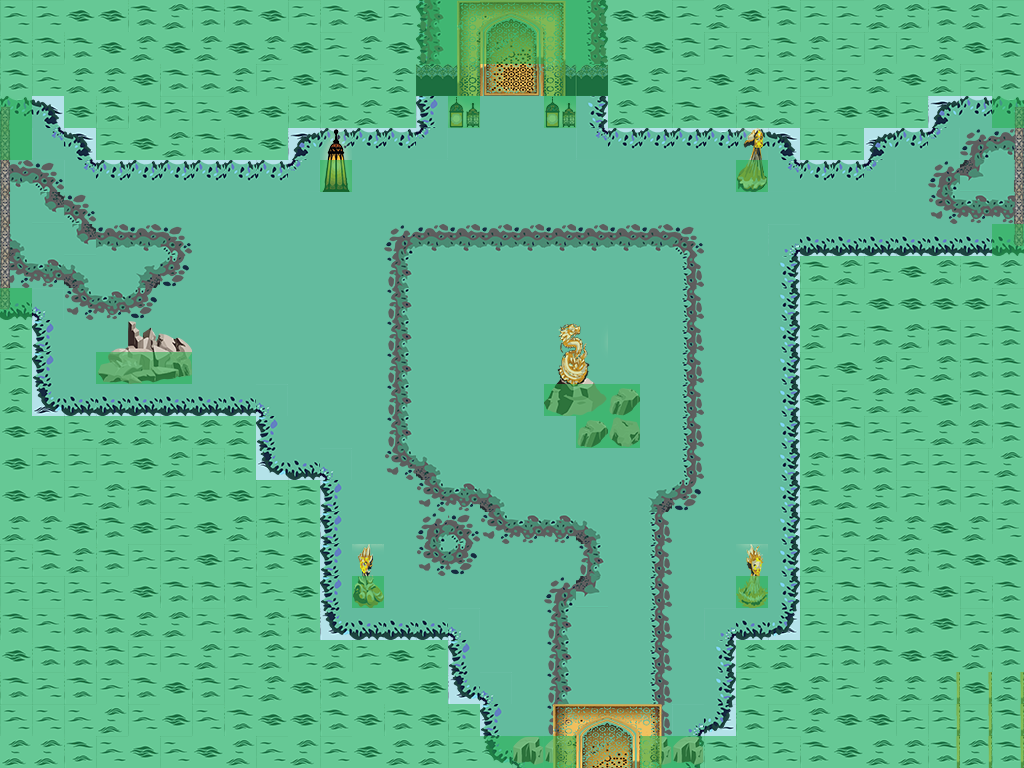

Below is a game level as drawn by its tile map, then a one-line description and the .tmx that defines it (tile-layer data replaced by summaries):
An orthogonal 32x24 tile map with 32x32 px tiles, 10 tile layers (Background, Ground, Overground, GroundObjects, ...), 8 tilesets and 11 objects (Player).

<map version="1.0" orientation="orthogonal" renderorder="right-down" width="32" height="24" tilewidth="32" tileheight="32" nextobjectid="19">
 <properties>
  <property name="unity:resource" value="True" />
 </properties>
 <tileset firstgid="1" name="coll" tilewidth="32" tileheight="32" tilecount="1" columns="1">
  <image source="../img/coll.png" width="32" height="32" />
  <tile id="0">
   <objectgroup draworder="index">
    <object id="1" x="0" y="0" width="32" height="32" />
   </objectgroup>
  </tile>
 </tileset>
 <tileset firstgid="2" name="coll_right" tilewidth="32" tileheight="32" tilecount="1" columns="1">
  <image source="../img/coll_right.png" width="32" height="32" />
  <tile id="0">
   <objectgroup draworder="index">
    <object id="1" x="16" y="0" width="16" height="32" />
   </objectgroup>
  </tile>
 </tileset>
 <tileset firstgid="3" name="coll_left" tilewidth="32" tileheight="32" tilecount="1" columns="1">
  <image source="../img/coll_left.png" width="32" height="32" />
  <tile id="0">
   <objectgroup draworder="index">
    <object id="1" x="0" y="0" width="16" height="32" />
   </objectgroup>
  </tile>
 </tileset>
 <tileset firstgid="4" name="obj1" tilewidth="32" tileheight="32" tilecount="36" columns="12">
  <image source="../img/Holy Waters/w_obj1.png" width="384" height="96" />
 </tileset>
 <tileset firstgid="40" name="obj2" tilewidth="32" tileheight="32" tilecount="36" columns="12">
  <image source="../img/Holy Waters/w_obj2.png" width="384" height="96" />
 </tileset>
 <tileset firstgid="76" name="terrain" tilewidth="32" tileheight="32" tilecount="36" columns="12">
  <image source="../img/Holy Waters/w_terrain.png" width="384" height="96" />
  <terraintypes>
   <terrain name="water_terrain" tile="13" />
  </terraintypes>
  <tile id="0" terrain=",,,0" />
  <tile id="1" terrain=",,0,0" />
  <tile id="2" terrain=",,0," />
  <tile id="10" terrain="0,0,0," />
  <tile id="11" terrain="0,0,,0" />
  <tile id="12" terrain=",0,,0" />
  <tile id="13" terrain="0,0,0,0" />
  <tile id="14" terrain="0,,0," />
  <tile id="22" terrain="0,,0,0" />
  <tile id="23" terrain=",0,0,0" />
  <tile id="24" terrain=",0,," />
  <tile id="25" terrain="0,0,," />
  <tile id="26" terrain="0,,," />
 </tileset>
 <tileset firstgid="112" name="terrain2" tilewidth="32" tileheight="32" tilecount="36" columns="12">
  <image source="../img/Holy Waters/w_terrain2.png" width="384" height="96" />
  <terraintypes>
   <terrain name="terrain2" tile="13" />
  </terraintypes>
  <tile id="0" terrain=",,,0" />
  <tile id="1" terrain=",,0,0" />
  <tile id="2" terrain=",,0," />
  <tile id="10" terrain="0,0,0," />
  <tile id="11" terrain="0,0,,0" />
  <tile id="12" terrain=",0,,0" />
  <tile id="13" terrain="0,0,0,0" />
  <tile id="14" terrain="0,,0," />
  <tile id="22" terrain="0,,0,0" />
  <tile id="23" terrain=",0,0,0" />
  <tile id="24" terrain=",0,," />
  <tile id="25" terrain="0,0,," />
  <tile id="26" terrain="0,,," />
 </tileset>
 <tileset firstgid="148" name="water" tilewidth="32" tileheight="32" tilecount="36" columns="12">
  <image source="../img/Holy Waters/waters.png" width="384" height="96" />
  <terraintypes>
   <terrain name="water" tile="16" />
  </terraintypes>
  <tile id="0" terrain=",,,0" />
  <tile id="1" terrain=",,0,0" />
  <tile id="2" terrain=",,0," />
  <tile id="10" terrain="0,0,0," />
  <tile id="11" terrain="0,0,,0" />
  <tile id="12" terrain=",0,,0" />
  <tile id="13" terrain="0,0,0,0" />
  <tile id="14" terrain="0,,0," />
  <tile id="22" terrain="0,,0,0" />
  <tile id="23" terrain=",0,0,0" />
  <tile id="24" terrain=",0,," />
  <tile id="25" terrain="0,0,," />
  <tile id="26" terrain="0,,," />
 </tileset>
 <layer name="Background" width="32" height="24">
  <properties>
   <property name="unity:sortingLayerName" value="Background" />
  </properties>
  <data>[768 cells, 765 non-empty, 4 distinct tile ids]</data>
 </layer>
 <layer name="Ground" width="32" height="24">
  <properties>
   <property name="unity:sortingLayerName" value="Ground" />
  </properties>
  <data>[768 cells, 413 non-empty, 13 distinct tile ids]</data>
 </layer>
 <layer name="Overground" width="32" height="24">
  <properties>
   <property name="unity:sortingLayerName" value="Overground" />
  </properties>
  <data>[768 cells, 158 non-empty, 15 distinct tile ids]</data>
 </layer>
 <layer name="GroundObjects" width="32" height="24">
  <properties>
   <property name="unity:sortingLayerName" value="GroundObjects" />
  </properties>
  <data>[768 cells, 42 non-empty, 39 distinct tile ids]</data>
 </layer>
 <layer name="TopObjects" width="32" height="24">
  <properties>
   <property name="unity:sortingLayerName" value="TopObjects" />
  </properties>
  <data>[768 cells, 12 non-empty, 12 distinct tile ids]</data>
 </layer>
 <layer name="DBNorth" width="32" height="24">
  <properties>
   <property name="unity:sortingLayerName" value="GroundObjects" />
   <property name="unity:tag" value="DBNorth" />
  </properties>
  <data>[768 cells, 6 non-empty, 6 distinct tile ids]</data>
 </layer>
 <layer name="DBSouth" width="32" height="24">
  <properties>
   <property name="unity:sortingLayerName" value="TopObjects2" />
   <property name="unity:tag" value="DBSouth" />
  </properties>
  <data>[768 cells, 4 non-empty, 4 distinct tile ids]</data>
 </layer>
 <layer name="DBWest" width="32" height="24">
  <properties>
   <property name="unity:sortingLayerName" value="GroundObjects" />
   <property name="unity:tag" value="DBWest" />
  </properties>
  <data>[768 cells, 13 non-empty, 2 distinct tile ids]</data>
 </layer>
 <layer name="DBEast" width="32" height="24">
  <properties>
   <property name="unity:sortingLayerName" value="GroundObjects" />
   <property name="unity:tag" value="DBEast" />
  </properties>
  <data>[768 cells, 3 non-empty, 1 distinct tile ids]</data>
 </layer>
 <layer name="Collision" width="32" height="24" opacity="0.54">
  <data>[768 cells, 395 non-empty, 1 distinct tile ids]</data>
 </layer>
 <objectgroup name="Spawns">
  <properties>
   <property name="unity:tag" value="SpawnLayer" />
  </properties>
  <object id="1" x="120.334" y="237.667" width="50" height="50">
   <properties>
    <property name="SpawnName" value="Water" />
    <property name="SpawnNumber" value="1" />
   </properties>
   <ellipse />
  </object>
  <object id="3" name="Player" x="692.166" y="682.333" width="10" height="10">
   <properties>
    <property name="SpawnName" value="Player" />
    <property name="SpawnNumber" value="1" />
   </properties>
   <ellipse />
  </object>
  <object id="14" x="370.774" y="156.318" width="75" height="75">
   <properties>
    <property name="SpawnName" value="Basic" />
    <property name="SpawnNumber" value="1" />
   </properties>
   <ellipse />
  </object>
 </objectgroup>
 <objectgroup name="Doors">
  <properties>
   <property name="unity:tag" value="DoorsLayer" />
  </properties>
  <object id="4" x="469.151" y="30.212" width="93.1067" height="55.5607">
   <properties>
    <property name="DoorType" value="Up" />
   </properties>
  </object>
  <object id="12" x="-79.3865" y="142.469" width="92.773" height="162.727">
   <properties>
    <property name="DoorType" value="Left" />
   </properties>
  </object>
  <object id="15" x="1010.8" y="115.713" width="69.5609" height="122.576">
   <properties>
    <property name="DoorType" value="Right" />
   </properties>
  </object>
  <object id="18" x="539.447" y="754.886" width="115.773" height="55.5607">
   <properties>
    <property name="DoorType" value="Down" />
   </properties>
  </object>
 </objectgroup>
 <objectgroup name="Items">
  <object id="9" x="436.837" y="531.5" width="24" height="24">
   <properties>
    <property name="item" value="item" />
   </properties>
   <ellipse />
  </object>
 </objectgroup>
</map>
